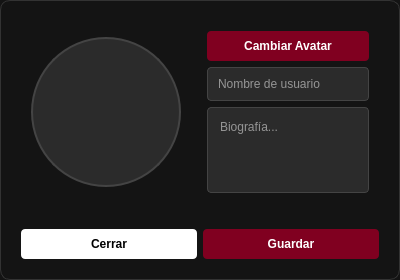
<?xml version="1.0" encoding="UTF-8"?>
<ui version="4.0">
 <class>Dialog</class>
 <widget class="QDialog" name="Dialog">
  <property name="geometry">
   <rect>
    <x>0</x>
    <y>0</y>
    <width>400</width>
    <height>274</height>
   </rect>
  </property>
  <property name="windowTitle">
   <string>Dialog</string>
  </property>
  <property name="autoFillBackground">
   <bool>false</bool>
  </property>
  <property name="styleSheet">
   <string notr="true">/* Fondo General y Bordes */
QDialog#Dialog {
    background-color: #141414;
    border: 1px solid #333;
    border-radius: 10px;
}

/* Barra de Título */
QFrame#title_bar_frame {
    background-color: transparent;
    border-bottom: 1px solid #333;
    border-top-left-radius: 10px;
    border-top-right-radius: 10px;
}
QLabel#title_label { /* Asume que pusiste un label con el título */
    color: #e0e0e0;
    font-weight: bold;
    font-size: 14px;
}

QFrame#frame{
    background-color: transparent;
}

QFrame#frame_2{
    background-color: transparent;
}

QFrame#frame_3{
    background-color: transparent;
}

QFrame#frame_4{
    background-color: transparent;
}

/* Avatar (Círculo) */
QLabel#avatar_label {
    background-color: #2b2b2b;
    border: 2px solid #444;
    border-radius: 75px; /* La mitad del tamaño (suponiendo 150x150) */
    qproperty-alignment: 'AlignCenter';
}

/* Campos de Texto */
QLineEdit, QTextEdit {
    background-color: #2b2b2b;
    color: white;
    border: 1px solid #444;
    border-radius: 4px;
    padding: 8px;
    selection-background-color: #800020; /* Color vino al seleccionar texto */
}
QLineEdit:focus, QTextEdit:focus {
    border: 1px solid #800020; /* Borde vino al tener foco */
}

/* Etiquetas de los campos */
QLabel {
    color: #aaa;
    font-size: 12px;
}

/* Botones Rojos (Estilo &quot;Cambiar Avatar&quot; y &quot;Guardar&quot;) */
QPushButton#btn_change_avatar, QPushButton#btn_save {
    background-color: #800020; /* Rojo Gindha/Vino */
    color: white;
    border: none;
    border-radius: 4px;
    padding: 8px 16px;
    font-weight: bold;
}
QPushButton#btn_change_avatar:hover, QPushButton#btn_save:hover {
    background-color: #a01030; /* Un poco más claro al hover */
}

/* Botón Cerrar/Cancelar (Estilo Blanco/Gris) */
QPushButton#btn_close, QPushButton#btn_cancel {
    background-color: white;
    color: black;
    border: none;
    border-radius: 4px;
    padding: 8px 16px;
    font-weight: bold;
}
QPushButton#btn_close:hover {
    background-color: #e0e0e0;
}</string>
  </property>
  <layout class="QVBoxLayout" name="verticalLayout_3">
   <item>
    <widget class="QFrame" name="frame_4">
     <property name="frameShape">
      <enum>QFrame::StyledPanel</enum>
     </property>
     <property name="frameShadow">
      <enum>QFrame::Raised</enum>
     </property>
     <layout class="QHBoxLayout" name="horizontalLayout_2">
      <item>
       <widget class="QFrame" name="frame">
        <property name="frameShape">
         <enum>QFrame::StyledPanel</enum>
        </property>
        <property name="frameShadow">
         <enum>QFrame::Raised</enum>
        </property>
        <layout class="QVBoxLayout" name="verticalLayout_2">
         <item>
          <widget class="QLabel" name="avatar_label">
           <property name="minimumSize">
            <size>
             <width>150</width>
             <height>150</height>
            </size>
           </property>
           <property name="maximumSize">
            <size>
             <width>150</width>
             <height>150</height>
            </size>
           </property>
           <property name="text">
            <string/>
           </property>
          </widget>
         </item>
        </layout>
       </widget>
      </item>
      <item>
       <widget class="QFrame" name="frame_2">
        <property name="frameShape">
         <enum>QFrame::StyledPanel</enum>
        </property>
        <property name="frameShadow">
         <enum>QFrame::Raised</enum>
        </property>
        <layout class="QVBoxLayout" name="verticalLayout">
         <item>
          <widget class="QPushButton" name="btn_change_avatar">
           <property name="text">
            <string>Cambiar Avatar</string>
           </property>
          </widget>
         </item>
         <item>
          <widget class="QLineEdit" name="le_username">
           <property name="inputMask">
            <string/>
           </property>
           <property name="text">
            <string/>
           </property>
           <property name="placeholderText">
            <string>Nombre de usuario</string>
           </property>
          </widget>
         </item>
         <item>
          <widget class="QTextEdit" name="txt_bio">
           <property name="placeholderText">
            <string>Biografía...</string>
           </property>
          </widget>
         </item>
        </layout>
       </widget>
      </item>
     </layout>
    </widget>
   </item>
   <item>
    <widget class="QFrame" name="frame_3">
     <property name="frameShape">
      <enum>QFrame::StyledPanel</enum>
     </property>
     <property name="frameShadow">
      <enum>QFrame::Raised</enum>
     </property>
     <layout class="QHBoxLayout" name="horizontalLayout">
      <item>
       <widget class="QPushButton" name="btn_close">
        <property name="text">
         <string>Cerrar</string>
        </property>
       </widget>
      </item>
      <item>
       <widget class="QPushButton" name="btn_save">
        <property name="text">
         <string>Guardar</string>
        </property>
       </widget>
      </item>
     </layout>
    </widget>
   </item>
  </layout>
 </widget>
 <resources/>
 <connections/>
</ui>
